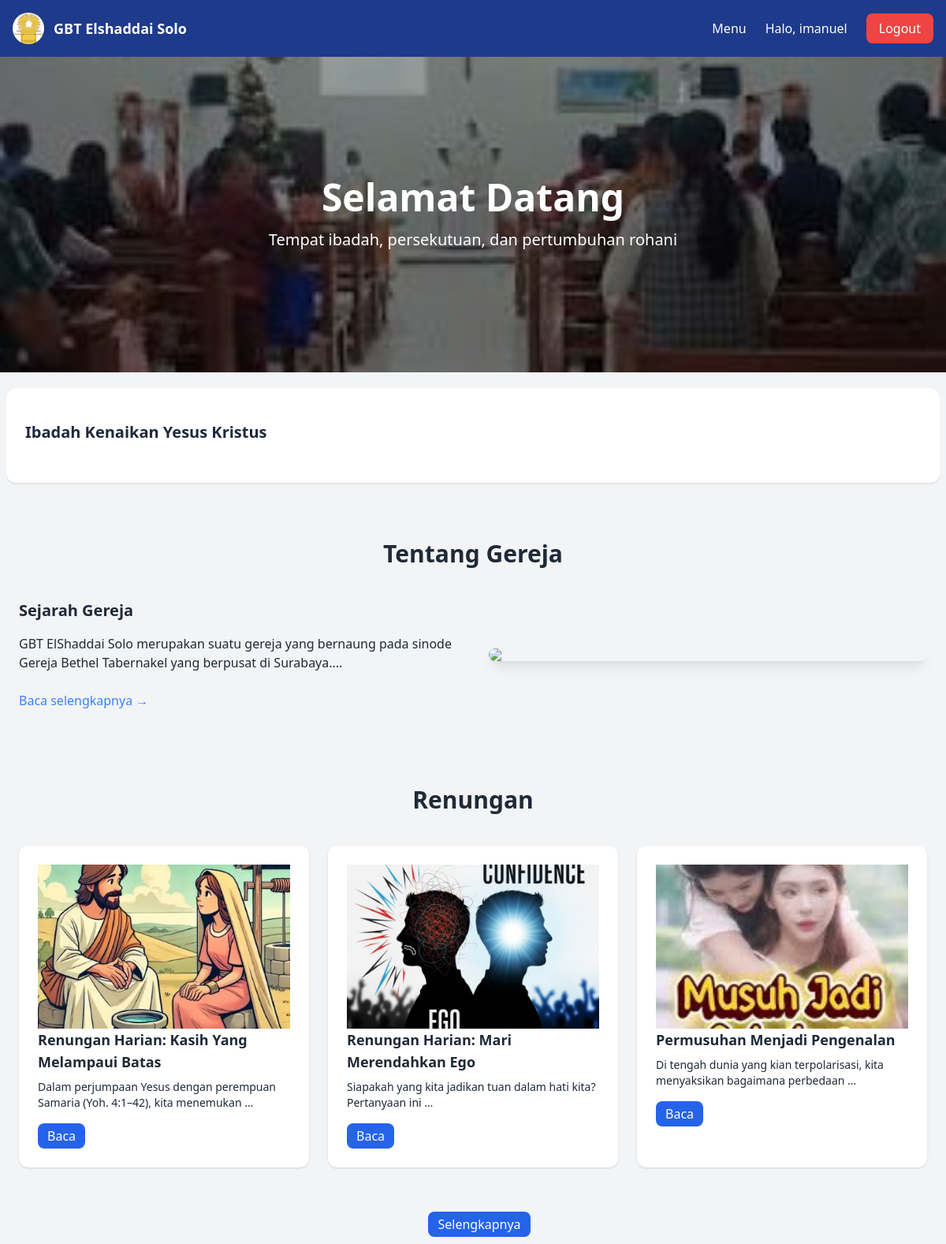
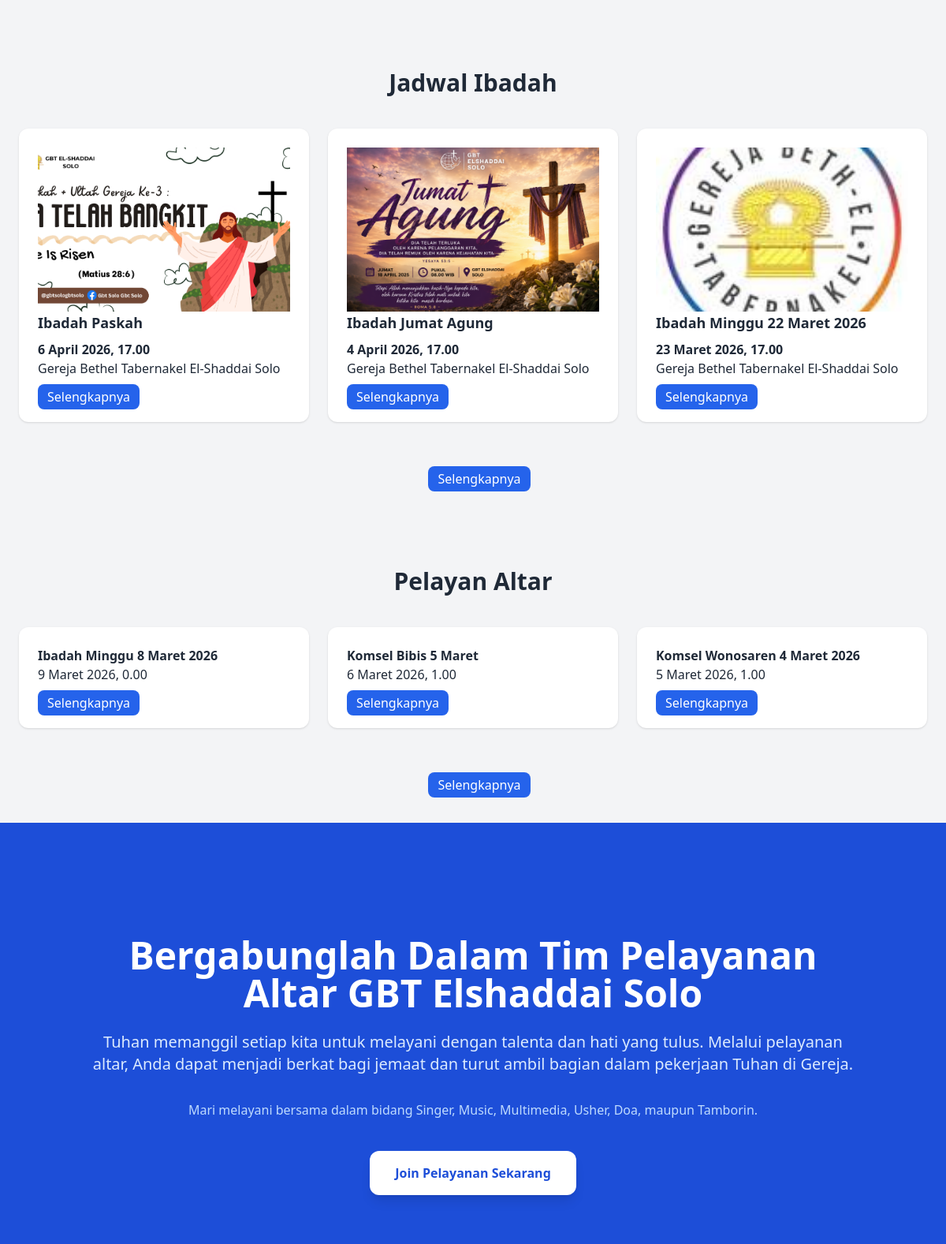
The app's page / (signed in, upper part) with its own data (2 pictures, top to bottom).
### webgbt/models.py (models this page shows, shortened)
class WartaGereja(models.Model):
    judul = models.CharField(max_length=200)
    class Meta:
       verbose_name = "Warta Gereja"
       verbose_name_plural = "Warta Gereja"
    tanggal = models.DateTimeField(auto_now_add=True)
    isi = models.TextField()

class Renungan(models.Model):
    judul = models.CharField(max_length=200)
    gambar = models.ImageField(upload_to='galeri/', null=True, blank=True)
    class Meta:
       verbose_name = "Renungan"
       verbose_name_plural = "Renungan"
    perikop = models.CharField(max_length=200, default= 'belum ditentukan')
    isi = models.TextField()

class JadwalIbadah(models.Model):
    nama= models.CharField(max_length=100)
    class Meta:
       verbose_name = "Jadwal Ibadah"
       verbose_name_plural = "Jadwal Ibadah"
    JENIS_IBADAH = [
        ('minggu', 'Ibadah Minggu'),
        ('komsel', 'komsel'),
        ('pondok daud', 'Pondok Daud'),
        ('hari besar', 'Ibadah Hari Besar'),
        ('ibadah anak', 'Ibadah Anak'),
    ]
    nama= models.CharField(max_length=100)
    jenis_ibadah = models.CharField(
        max_length=20,
        choices=JENIS_IBADAH,
        default='minggu'
    )
    gambar = models.ImageField(upload_to='galeri/', null=True, blank=True)
    tanggal = models.DateTimeField()
    tempat = models.CharField(max_length=100)

class JadwalPelayanan(models.Model):
    JENIS_IBADAH = [
        ('minggu', 'Ibadah Minggu'),
        ('komsel', 'komsel'),
        ('pondok daud', 'Pondok Daud'),
        ('hari besar', 'Ibadah Hari Besar'),
        ('ibadah anak', 'Ibadah Anak'),
    ]
    nama= models.CharField(max_length=100)
    class Meta:
       verbose_name = "Jadwal Pelayanan"
       verbose_name_plural = "Jadwal Pelayanan"
    jenis_ibadah = models.CharField(
        max_length=20,
        choices=JENIS_IBADAH,
        default='minggu'
    )
    tanggal = models.DateTimeField()
    pembawa_firman = models.CharField(max_length=50, default= 'belum ditentukan')
    worship_leader = models.CharField(max_length=50, default= 'belum ditentukan')
    singer = models.CharField(max_length=100, default= 'belum ditentukan')
    keyboardis = models.CharField(max_length=50, default= 'belum ditentukan')
    gitaris = models.CharField(max_length=50, default= 'belum ditentukan')
    bassist = models.CharField(max_length=50, default= 'belum ditentukan')
    kajon_atau_drum = models.CharField(max_length=50, default= 'belum ditentukan')
    multimedia = models.CharField(max_length=50, default= 'belum ditentukan')

### webgbt/views.py (the view)
# urls.py: path('', views.home, name='home'),
def home(request):
    context = {
        'renungan': Renungan.objects.all().order_by('-id')[:3],
        'wartagereja': WartaGereja.objects.all().order_by('-id')[:5],
        'jadwalibadah': JadwalIbadah.objects.all().order_by('-id')[:3],
        'jadwalpelayanan': JadwalPelayanan.objects.all().order_by('-id')[:3],
        'suka': Suka.objects.all(),
        'simpan': Simpan.objects.all(),
        'komentar': Komentar.objects.all(),
    }
    return render(request, 'dashboard.html', context)

### webgbt/templates/dashboard.html (shortened to what this page needs)
{% load static %}
<!doctype html>
<html>
<head>
    <script src="https://cdn.tailwindcss.com"></script>
</head>
<body class="bg-gray-100 text-gray-800">
<header class="bg-blue-900 text-white shadow-lg">
    <div class="max-w-7xl mx-auto flex justify-between items-center p-4">
        <div class="flex items-center gap-3">
            <img src="{% static '/photo/logo.jpg' %}" class="w-10 h-10 rounded-full">
            <a href="{% url 'home' %}" class="text-white font-bold text-lg">
    GBT Elshaddai Solo
</a>
        </div>
        <nav>
            <ul class="flex gap-6">
				<div class="relative group">
				<button class="text-white font-medium">
				Menu
				</button>
				</div>
			<ul class="flex gap-6 items-center">
			{% if user.is_authenticated %}
    <li class="text-white">
        Halo, {{ user.username }}
    </li>
    <li>
        <a href="{% url 'logout' %}"
           class="bg-red-500 text-white px-4 py-2 rounded-lg hover:bg-red-600">
           Logout
        </a>
    </li>
	{% endif %}
			</ul>
        </nav>
    </div>
</header>
<section class="relative h-[400px] overflow-hidden">
    <div class="slides absolute inset-0">
        <img
             class="slide absolute inset-0 w-full h-full object-cover opacity-100 transition-opacity duration-1000">
    </div>
    <div class="absolute inset-0 bg-black/40"></div>
    <div class="relative z-10 flex flex-col items-center justify-center h-full text-white text-center">
        <h1 class="text-5xl font-bold mb-4">
            Selamat Datang
        </h1>
        <p class="text-xl">
            Tempat ibadah, persekutuan, dan pertumbuhan rohani
        </p>
    </div>
</section>
<section class="bg-gray-100 py-5">
    <div class="max-w-8xl mx-auto px-2">
        <div class="relative h-[140px] overflow-hidden">
            <div id="wartaSlider"
                 class="transition-transform duration-700 ease-in-out">
                {% for w in wartagereja|slice:":5" %}
                <a href="{% url 'wartagereja' w.id %}"
                   class="block h-[140px] mb-3">
                    <div class="bg-white p-6 rounded-xl shadow
                                h-[120px] flex flex-col justify-center
                                hover:shadow-xl hover:-translate-y-1
                                transition duration-300 cursor-pointer">
                        <h3 class="font-bold text-xl text-slate-800 mb-2">
                            {{ w.judul }}
                        </h3>
                    </div>
                </a>
                {% endfor %}
            </div>
        </div>
    </div>
</section>
<section id="tentang" class="py-8">
    <div class="max-w-7xl mx-auto px-6">
        <h2 class="text-3xl font-bold text-center mb-10">Tentang Gereja</h2>
        <div class="grid md:grid-cols-2 gap-10 items-center">
            <div>
                <h3 class="text-xl font-semibold mb-4">Sejarah Gereja</h3>
                <p class="mb-4">
                    GBT ElShaddai Solo merupakan suatu gereja yang bernaung pada sinode
                    Gereja Bethel Tabernakel yang berpusat di Surabaya....
                </p>
		<a href="{% url 'sejarah' %}"
           class="text-blue-500 mt-2 inline-block">
           Baca selengkapnya →
        </a>
            </div>
            <img src="https://images.unsplash.com/photo-1507692049790-de58290a4334"
                 class="rounded-xl shadow-lg">
        </div>
    </div>
</section>
<section id="renungan" class="py-16">
    <div class="max-w-7xl mx-auto px-6">
        <h2 class="text-3xl font-bold text-center mb-10">Renungan</h2>
        <div class="grid md:grid-cols-3 gap-6">
            {% for r in renungan %}
            <div class="bg-white p-6 rounded-xl shadow hover:shadow-lg transition">
    {% if r.gambar %}
        <img src="{{ r.gambar.url }}"
             class="w-full h-52 object-cover">
    {% else %}
        <div class="w-full h-52 bg-gray-200 flex items-center justify-center text-gray-500">
            Gambar Belum Tersedia
        </div>
    {% endif %}
                <h3 class="font-bold text-lg mb-2">{{ r.judul }}</h3>
                <p class="text-sm mb-4">{{ r.isi|truncatewords:10 }}</p>
                <a href="{% url 'renungan' r.id %}"  class="inline-flex items-center gap-5 bg-blue-600 text-white px-3 py-1 rounded-lg hover:bg-blue-500 transition"> Baca</a>
			</div>
            {% endfor %}
        </div>
    </div>
		<div class="flex justify-center mt-6">
	 <a href="{% url 'renungan_list' %}"  class="inline-flex items-center gap-5 bg-blue-600 text-white px-3 py-1 rounded-lg hover:bg-blue-500 transition translate-y-8 translate-x-2 "> Selengkapnya</a>
	 </div>
</section>
<section id="ibadah" class="py-16">
    <div class="max-w-7xl mx-auto px-6">
        <h2 class="text-3xl font-bold text-center mb-10">Jadwal Ibadah</h2>
          <div class="grid md:grid-cols-3 gap-6">
           {% for j in jadwalibadah %}
            <div class="bg-white p-6 rounded-xl shadow hover:shadow-lg transition">
    {% if j.gambar %}
        <img src="{{ j.gambar.url }}"
             class="w-full h-52 object-cover">
    {% else %}
        <div class="w-full h-52 bg-gray-200 flex items-center justify-center text-gray-500">
            Gambar Belum Tersedia
        </div>
    {% endif %}
                <h3 class="font-bold text-lg mb-2">{{ j.nama }}</h3>
				    <p class="font-semibold">{{ j.tanggal }}</p>
                    <p>{{ j.tempat }}</p>
                <a href="{% url 'jadwalibadah' j.id %}" class="inline-flex items-center gap-5 bg-blue-600 text-white px-3 py-1 rounded-lg hover:bg-blue-500 transition translate-y-2"> Selengkapnya
				</a>
                </div>
   {% endfor %}
        </div>
    </div>
		<div class="flex justify-center mt-6">
	 <a href="{% url 'jadwal_ibadahlist' %}"  class="inline-flex items-center gap-5 bg-blue-600 text-white px-3 py-1 rounded-lg hover:bg-blue-500 transition translate-y-8 translate-x-2 "> Selengkapnya</a>
	 </div>
</section>
<section class="py-16">
    <div class="max-w-7xl mx-auto px-6">
        <h2 class="text-3xl font-bold text-center mb-10">Pelayan Altar</h2>
        <div class="grid md:grid-cols-3 gap-6">
            {% for p in jadwalpelayanan %}
            <div class="bg-white p-6 rounded-xl shadow">
                <h3 class="font-bold">{{ p.nama }}</h3>
                <p>{{ p.tanggal }}</p>
			  <a href="{% url 'jadwalpelayanan' p.id %}" class="inline-flex items-center gap-5 bg-blue-600 text-white px-3 py-1 rounded-lg hover:bg-blue-500 transition translate-y-2"> Selengkapnya
			</a>
            </div>
            {% endfor %}
        </div>
    </div>
	<div class="flex justify-center mt-6">
	 <a href="{% url 'jadwal_pelayananlist' %}"  class="inline-flex items-center gap-5 bg-blue-600 text-white px-3 py-1 rounded-lg hover:bg-blue-500 transition translate-y-8 translate-x-2 "> Selengkapnya</a>
	 </div>
</section>
<section class="bg-blue-700 text-white py-20">
<section id="form-pelayanan" class="py-16">
    <div class="max-w-5xl mx-auto px-6 text-center">
        <h1 class="text-4xl md:text-5xl font-bold mb-6">
            Bergabunglah Dalam Tim Pelayanan Altar GBT Elshaddai Solo
        </h1>
        <p class="text-lg md:text-xl text-blue-100 leading-relaxed mb-8">
            Tuhan memanggil setiap kita untuk melayani dengan talenta dan hati yang tulus.
            Melalui pelayanan altar, Anda dapat menjadi berkat bagi jemaat dan turut ambil bagian
            dalam pekerjaan Tuhan di Gereja.
        </p>
        <p class="text-md text-blue-200 mb-10">
            Mari melayani bersama dalam bidang Singer, Music, Multimedia, Usher,
            Doa, maupun Tamborin.
        </p>
        <a href="{% url 'pelayan_altar' %}"
           class="inline-block bg-white text-blue-700 font-bold px-8 py-4 rounded-xl hover:bg-gray-100 transition duration-300 shadow-lg">
            Join Pelayanan Sekarang
        </a>
    </div>
</section>
<link rel="stylesheet"
href="https://cdnjs.cloudflare.com/ajax/libs/font-awesome/6.5.1/css/all.min.css">
</body>
</html>

### records on screen
WartaGereja: judul "Ibadah Kenaikan Yesus Kristus"
Renungan: gambar (picture), judul "Renungan Harian: Kasih Yang Melampaui Batas", isi "Dalam perjumpaan Yesus dengan perempuan Samaria (Yoh. 4:1–42), kita menemukan …"
Renungan: gambar (picture), judul "Renungan Harian: Mari Merendahkan Ego", isi "Siapakah yang kita jadikan tuan dalam hati kita? Pertanyaan ini …"
Renungan: gambar (picture), judul "Permusuhan Menjadi Pengenalan", isi "Di tengah dunia yang kian terpolarisasi, kita menyaksikan bagaimana perbedaan …"
JadwalIbadah: gambar (picture), nama "Ibadah Paskah", tanggal "6 April 2026, 17.00", tempat "Gereja Bethel Tabernakel El-Shaddai Solo"
JadwalIbadah: gambar (picture), nama "Ibadah Jumat Agung", tanggal "4 April 2026, 17.00", tempat "Gereja Bethel Tabernakel El-Shaddai Solo"
JadwalIbadah: gambar (picture), nama "Ibadah Minggu 22 Maret 2026", tanggal "23 Maret 2026, 17.00", tempat "Gereja Bethel Tabernakel El-Shaddai Solo"
JadwalPelayanan: nama "Ibadah Minggu 8 Maret 2026", tanggal "9 Maret 2026, 0.00"
JadwalPelayanan: nama "Komsel Bibis 5 Maret", tanggal "6 Maret 2026, 1.00"
JadwalPelayanan: nama "Komsel Wonosaren 4 Maret 2026", tanggal "5 Maret 2026, 1.00"

### other values on screen
{{ user.username }} "imanuel"
